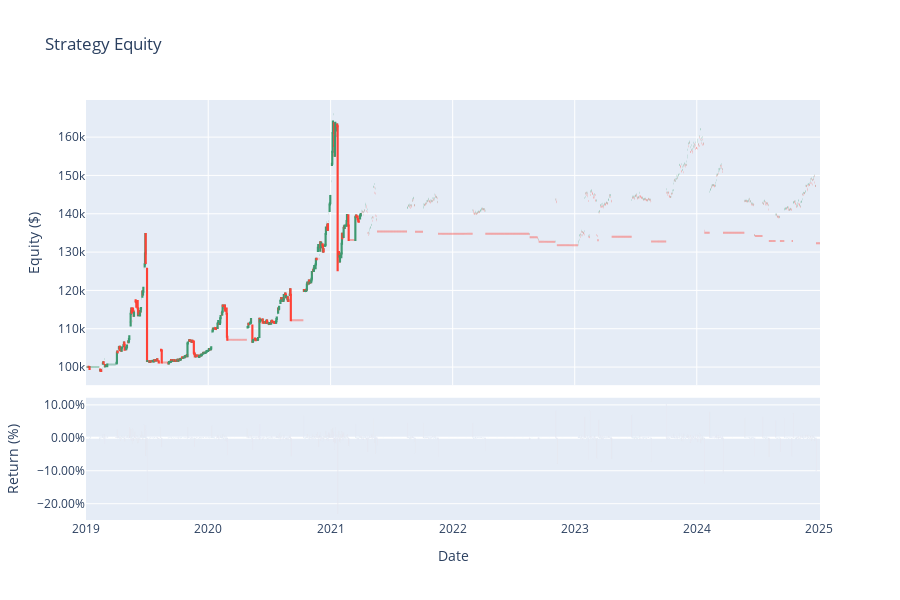

The code cell stored with this chart in its notebook:
### Code cell
import json
import pandas as pd
import quantstats as qs
import plotly.graph_objects as go
from plotly.subplots import make_subplots

# --- 1. Load the Results File ---
file_path = 'backtests/2025-09-11_11-24-18/1147155884.json'

with open(file_path, 'r') as f:
    results = json.load(f)

print("✅ Backtest results loaded successfully!")


# --- 2. Process the Data ---
equity_points = results['charts']['Strategy Equity']['series']['Equity']['values']
equity_df = pd.DataFrame(equity_points)
equity_df.rename(columns={0: 'time', 1: 'equity'}, inplace=True)
equity_df['time'] = pd.to_datetime(equity_df['time'], unit='s')

# --- THE FIX IS HERE ---
# We must set the 'time' column as the index before using time-series functions.
equity_df = equity_df.set_index('time')

# Calculate daily returns for the bar chart
equity_df['returns'] = equity_df['equity'].pct_change()

# Resample to daily OHLC for the candlestick chart
equity_ohlc = equity_df['equity'].resample('D').ohlc().dropna()


# --- 3. Create the Combined Chart ---
print("\nGenerating advanced equity chart...")

fig = make_subplots(rows=2, cols=1, shared_xaxes=True, 
                    vertical_spacing=0.03, row_heights=[0.7, 0.3])

fig.add_trace(go.Candlestick(x=equity_ohlc.index,
                             open=equity_ohlc['open'],
                             high=equity_ohlc['high'],
                             low=equity_ohlc['low'],
                             close=equity_ohlc['close'],
                             name='Equity'),
              row=1, col=1)

fig.add_trace(go.Bar(x=equity_df.index, y=equity_df['returns'], name='Daily Return'),
              row=2, col=1)

# --- 4. Style the Chart ---
fig.update_layout(
    title='Strategy Equity',
    yaxis1_title='Equity ($)',
    yaxis2_title='Return (%)',
    xaxis2_title='Date',
    xaxis1_rangeslider_visible=False,
    xaxis2_rangeslider_visible=False,
    showlegend=False,
    height=600
)
fig.update_yaxes(tickformat=".2%", row=2, col=1)

fig.show()


# --- 5. Generate the Full Statistics Report ---
qs.reports.html(equity_df['equity'], output='strategy_report.html', title='VolatilityShield Performance')
print("✅ Report saved! Open 'strategy_report.html' in your browser.")

### Figure 1 — Plotly figure (JSON) as saved in the notebook; plotly's stock layout.template omitted (floating-point values rounded to 4 significant figures; data arrays with more than 128 entries replaced by an {"elided": "..."} marker saying what was removed)
{"data": [{"close": {"elided": "2195 float values"}, "high": {"elided": "2195 float values"}, "low": {"elided": "2195 float values"}, "name": "Equity", "open": {"elided": "2195 float values"}, "type": "candlestick", "x": {"elided": "2195 str values"}, "xaxis": "x", "yaxis": "y"}, {"name": "Daily Return", "type": "bar", "x": {"elided": "4388 str values"}, "xaxis": "x2", "y": {"elided": "4388 float values"}, "yaxis": "y2"}], "layout": {"height": 600, "showlegend": false, "title": {"text": "Strategy Equity"}, "xaxis": {"anchor": "y", "domain": [0, 1], "matches": "x2", "rangeslider": {"visible": false}, "showticklabels": false}, "xaxis2": {"anchor": "y2", "domain": [0, 1], "rangeslider": {"visible": false}, "title": {"text": "Date"}}, "yaxis": {"anchor": "x", "domain": [0.321, 1.0], "title": {"text": "Equity ($)"}}, "yaxis2": {"anchor": "x2", "domain": [0, 0.291], "tickformat": ".2%", "title": {"text": "Return (%)"}}}}
